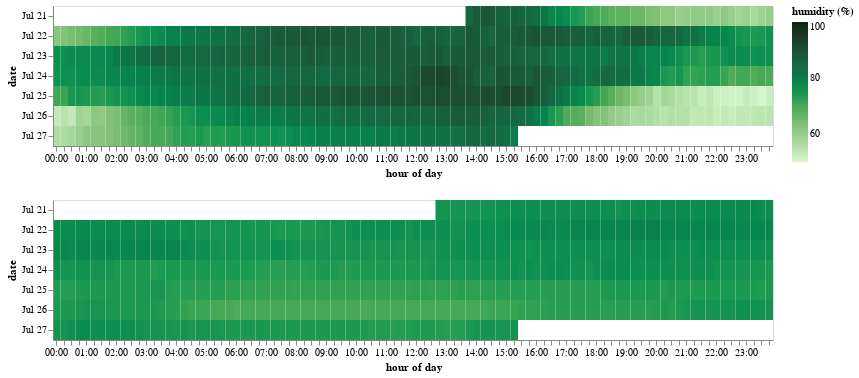

This figure's notebook cell:
### Code cell
f3 = alt.Chart(dfsub.reset_index()).mark_rect().encode(
    alt.X('hoursminutes(created_at):O', title='hour of day'),
    alt.Y('monthdate(created_at):O', title='date'),
    alt.Color('DuckBarnHumidity_External:Q', title='humidity (%)', scale=alt.Scale(domain=(50,100),range=palettable.cmocean.sequential.Algae_20.hex_colors)),
    tooltip=['hoursminutes(created_at):O','monthdate(created_at):O','DuckBarnHumidity_External:Q']
).properties(
    width=720
)

f4 = f3.encode(
    alt.Color('CellarHumidity:Q', title='humidity (%)', scale=alt.Scale(domain=(50,100),range=palettable.cmocean.sequential.Algae_20.hex_colors)),
    tooltip=['hoursminutes(created_at):O','monthdate(created_at):O','CellarHumidity:Q']
)
f3 & f4

### Figure 1 — Vega-Lite specification as saved in the notebook (floating-point values rounded to 4 significant figures; data arrays with more than 128 entries replaced by an {"elided": "..."} marker saying what was removed)
{"config": {"view": {"continuousWidth": 400, "continuousHeight": 300}}, "vconcat": [{"mark": "rect", "encoding": {"color": {"type": "quantitative", "field": "DuckBarnHumidity_External", "scale": {"domain": [50, 100], "range": ["#D7F9D0", "#C7EDBD", "#B5E1A9", "#A4D698", "#92CB86", "#80C176", "#6BB767", "#54AE5B", "#39A553", "#1C9A51", "#0B8F4F", "#07824C", "#0D7648", "#136A43", "#185E3D", "#1A5336", "#1A472E", "#183B26", "#162F1D", "#122414"]}, "title": "humidity (%)"}, "tooltip": [{"type": "ordinal", "field": "created_at", "timeUnit": "hoursminutes"}, {"type": "ordinal", "field": "created_at", "timeUnit": "monthdate"}, {"type": "quantitative", "field": "DuckBarnHumidity_External"}], "x": {"type": "ordinal", "field": "created_at", "timeUnit": "hoursminutes", "title": "hour of day"}, "y": {"type": "ordinal", "field": "created_at", "timeUnit": "monthdate", "title": "date"}}, "width": 720}, {"mark": "rect", "encoding": {"color": {"type": "quantitative", "field": "CellarHumidity", "scale": {"domain": [50, 100], "range": ["#D7F9D0", "#C7EDBD", "#B5E1A9", "#A4D698", "#92CB86", "#80C176", "#6BB767", "#54AE5B", "#39A553", "#1C9A51", "#0B8F4F", "#07824C", "#0D7648", "#136A43", "#185E3D", "#1A5336", "#1A472E", "#183B26", "#162F1D", "#122414"]}, "title": "humidity (%)"}, "tooltip": [{"type": "ordinal", "field": "created_at", "timeUnit": "hoursminutes"}, {"type": "ordinal", "field": "created_at", "timeUnit": "monthdate"}, {"type": "quantitative", "field": "CellarHumidity"}], "x": {"type": "ordinal", "field": "created_at", "timeUnit": "hoursminutes", "title": "hour of day"}, "y": {"type": "ordinal", "field": "created_at", "timeUnit": "monthdate", "title": "date"}}, "width": 720}], "data": {"name": "data-3d0c52c6da0224eaba6a137f4819ce26"}, "$schema": "https://vega.github.io/schema/vega-lite/v4.8.1.json", "datasets": {"data-3d0c52c6da0224eaba6a137f4819ce26": {"elided": "587 records"}}}
